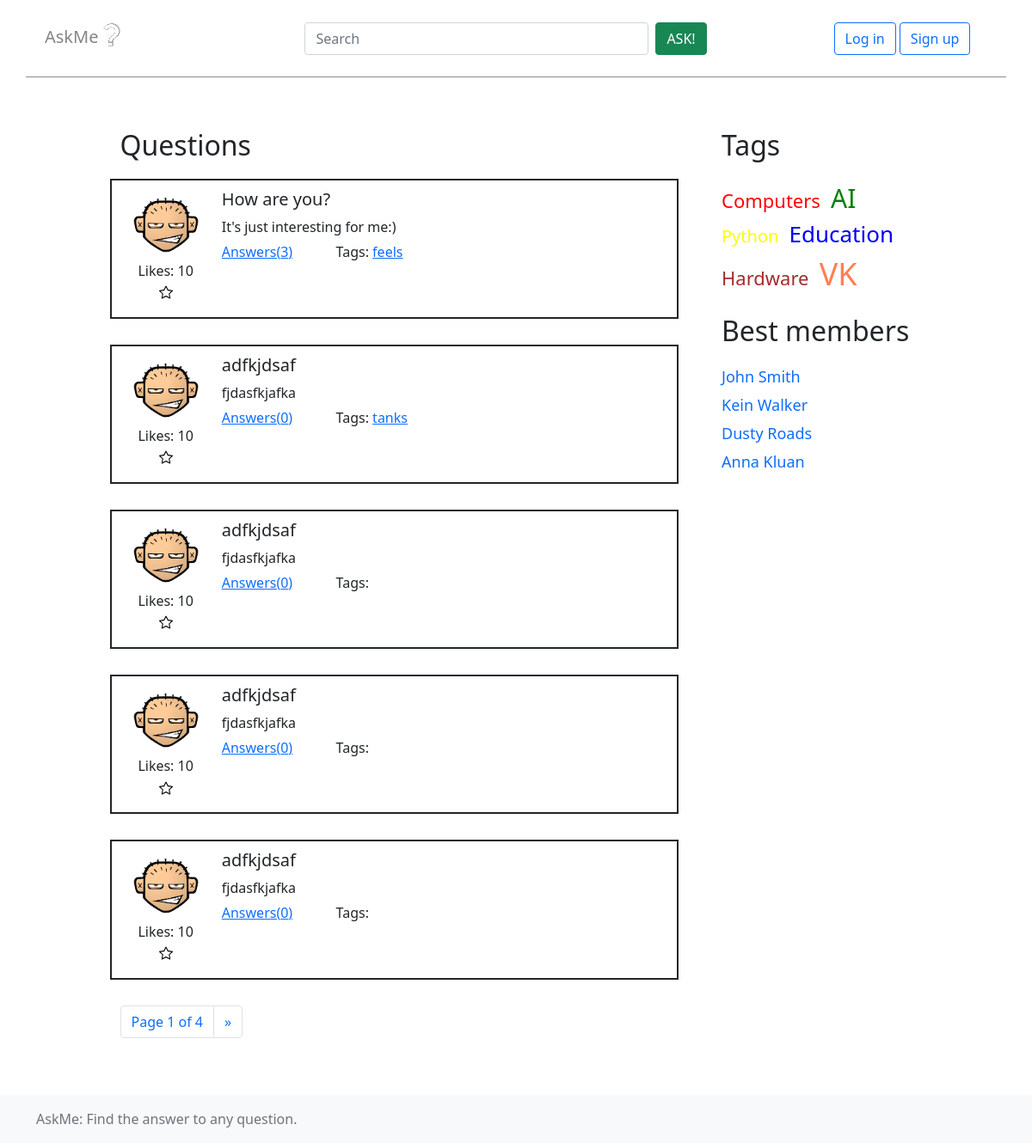
The page / on the database its author committed.
### app/models.py (models this page shows)
class Question(models.Model):
    title = models.CharField(max_length=50)
    text = models.TextField()
    pub_date = models.DateTimeField(auto_now_add=True)
    author = models.ForeignKey(User, null=True, on_delete=models.CASCADE)
    count_answers = models.IntegerField(default=0)
    m = QuestionManager()

class Tag(models.Model):
    name = models.CharField(max_length=50)
    questions = models.ManyToManyField('Question', related_name='tags')

### app/views.py (the view)
# urls.py: path('', views.index, name='index'),
def index(request):
    questions = Question.m.new()
    data = paginate(questions, request)
    return render(request, "index.html", {'questions': data, 'block_name': 'Questions'})

### app/models.py (called while the page is built)
    def new(self):
        return self.order_by('-pub_date')

### app/views.py (called while the page is built)
def paginate(objects_list, request, per_page=5):
    paginator = Paginator(objects_list, per_page)
    page = request.GET.get('page')
    data = paginator.get_page(page)
    return data

### templates/index.html (shortened to what this page needs)
{% extends "base.html" %}
{% load static %}
{% block content %}
  <h2>{{block_name}}</h2>
  {% for question in questions %}
        {% include "single_question.html" %}
  {% endfor %}
  <nav>
    <ul class="pagination">
      <li class="page-item"><a class="page-link" href="#">
        Page {{questions.number}} of {{questions.paginator.num_pages}}
      </a></li>
      {% if questions.has_next %}
      <li class="page-item">
        <a class="page-link" href="?page={{ questions.next_page_number }}" aria-label="Next">
          <span aria-hidden="true">&raquo;</span>
        </a>
      </li>
      {% endif %}
    </ul>
  </nav>
{% endblock content %}

### templates/single_question.html (shortened to what this page needs)
<div class="row question">
  <div class="col-2">
    <img class="profile_photo" src="../static/img/photo.png" alt="">
    <div class="likes">Likes: 10
        <button class="btn btn-sm set-like">
          <img src="../static/img/star.svg">
        </button>
    </div>
  </div>
  <div class="col-10">
    <h5>{{question.title}}</h5>
    <p class="question_text">
        {{question.text}}
    </p>
    <div class="row">
      <div class="col-3">
        <a href="{% url 'question' question.id %}" class="answer_link">Answers({{question.answers.count}})</a>
      </div>
      <div class="col-9">
        Tags:
      {% for tag in question.tags.all %}
        <a href="{% url 'tag' tag.name %}" class="tags">{{ tag.name }}</a>
      {% endfor %}
      </div>
    </div>
  </div>
</div>

### static/css/my.css (style rules this page uses)
.profile_photo { width: 100%; }
.question { margin: 30px; padding: 10px; border: solid 2px; }
body h2 { margin-bottom: 20px; margin-top: 20px; }
.question_text { margin-bottom: 5px; }
.likes { text-align: center; }
main .set-like { padding: 0px; margin-bottom: 9px; }

### rows shown on the page
Question: title "How are you?", text "It's just interesting for me:)", answers.count "3"
Tag: name "feels"
Question: title "adfkjdsaf", text "fjdasfkjafka", answers.count "0"
Tag: name "tanks"
Question: title "adfkjdsaf", text "fjdasfkjafka", answers.count "0"
Question: title "adfkjdsaf", text "fjdasfkjafka", answers.count "0"
Question: title "adfkjdsaf", text "fjdasfkjafka", answers.count "0"

### other values the page prints
{{ block_name }} "Questions"
{{ questions.number }} "1"
{{ questions.paginator.num_pages }} "4"
